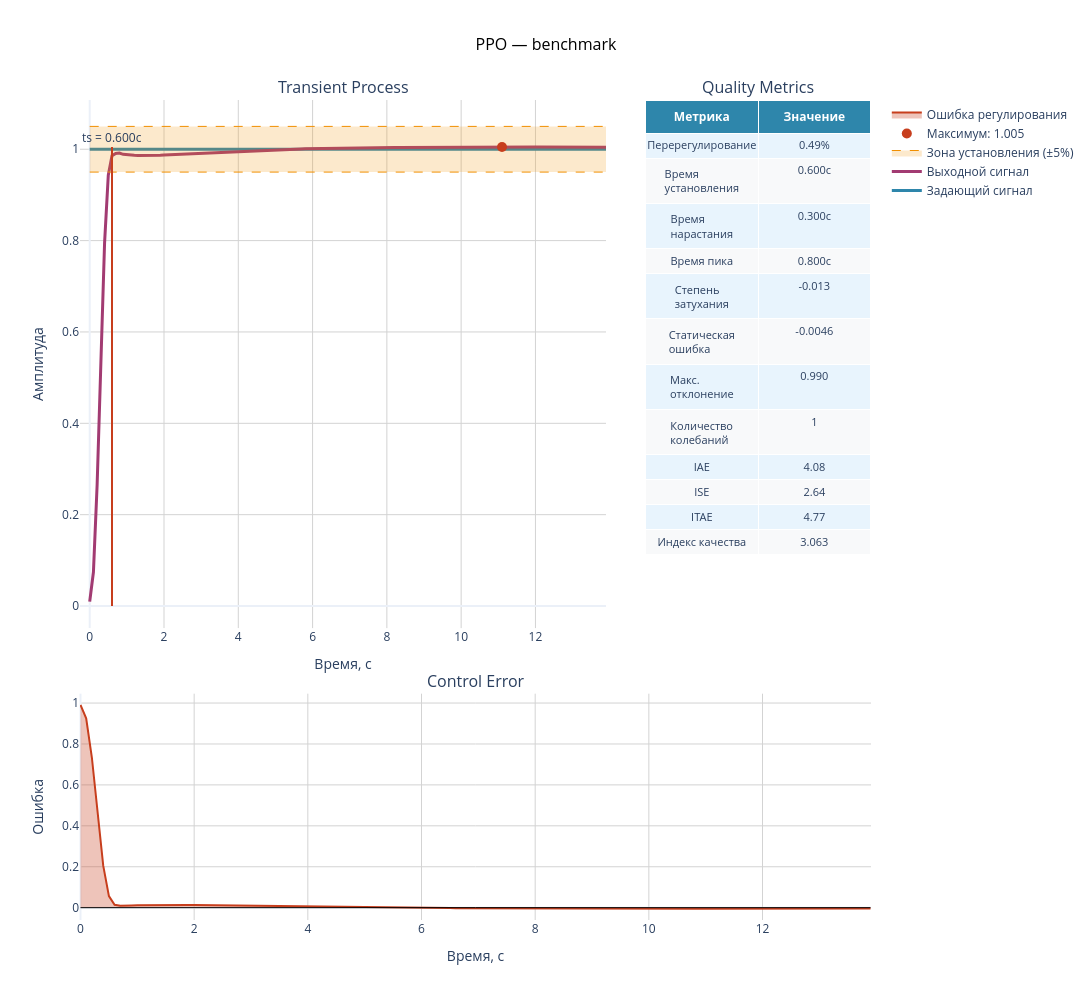

Source (notebook cell):
### Code cell
# Deterministic rollout + transient plot + benchmark
# Self-contained cell: includes all necessary imports and helpers

import numpy as np
import matplotlib.pyplot as plt

from tensoraerospace.envs.b747 import ImprovedB747Env
from tensoraerospace.signals.standart import unit_step
from tensoraerospace.benchmark import ControlBenchmark
from tensoraerospace.utils import convert_tp_to_sec_tp, generate_time_period

# --- Re-define evaluation parameters (in case cells were run out of order) ---
_dt = 0.1
_tp = generate_time_period(tn=20, dt=_dt)
_tps = convert_tp_to_sec_tp(_tp, dt=_dt)
_number_time_steps = len(_tp)
_init_state = np.array([0.0, 0.0, 0.0, 0.0], dtype=np.float32)


def _make_reference_signal(
    tp_sec: np.ndarray,
    kind: str,
    *,
    amplitude_deg: float = 1.0,
    step_time_sec: float = 5.0,
) -> np.ndarray:
    """Return reference signal shaped as (1, T) in radians."""
    tp_sec = np.asarray(tp_sec)
    if kind == "step":
        sig = unit_step(
            tp=tp_sec,
            degree=amplitude_deg,
            time_step=step_time_sec,
            output_rad=True,
        )
    else:
        raise ValueError(f"Unknown kind={kind!r}. Use 'step'.")
    return np.reshape(sig, [1, -1])


def run_step_episode(
    agent,
    *,
    amplitude_deg: float,
    step_time_sec: float,
    show_plots: bool = True,
    show_report: bool = True,
) -> dict:
    """Run deterministic evaluation episode and compute benchmark metrics.
    
    Args:
        agent: Trained PPO agent.
        amplitude_deg: Step amplitude in degrees.
        step_time_sec: Time when step occurs (seconds).
        show_plots: Whether to display matplotlib plots.
        show_report: Whether to print benchmark report.
    
    Returns:
        Dictionary with time, signals, and metrics.
    """
    ref = _make_reference_signal(
        _tps,
        "step",
        amplitude_deg=float(amplitude_deg),
        step_time_sec=float(step_time_sec),
    )

    eval_env = ImprovedB747Env(
        initial_state=_init_state,
        reference_signal=ref,
        number_time_steps=_number_time_steps,
        dt=_dt,
        initial_elevator_deg=0.0,
    )

    obs, _ = eval_env.reset()

    theta_rad_hist: list[float] = []
    ref_rad_hist: list[float] = []
    elev_deg_hist: list[float] = []

    terminated = False
    truncated = False
    while not (terminated or truncated):
        # agent.act returns (action_tensor, mean_action_np, log_prob_tensor)
        action_t, mean_action_np, _ = agent.act(obs, deterministic=True)
        # mean_action_np is numpy array of shape (action_dim,); extract scalar for step()
        action_scalar = float(np.asarray(mean_action_np).flatten()[0])
        obs, reward, terminated, truncated, info = eval_env.step(action_scalar)

        # Record state
        theta_rad_hist.append(float(eval_env.state[eval_env._idx_theta]))
        idx = int(np.clip(eval_env.current_step, 0, eval_env.reference_signal.shape[1] - 1))
        ref_rad_hist.append(float(eval_env.reference_signal[0, idx]))
        elev_deg_hist.append(float(eval_env.previous_action * eval_env.max_stabilizer_angle_deg))

    theta_rad = np.asarray(theta_rad_hist)
    ref_rad = np.asarray(ref_rad_hist)
    elev_deg = np.asarray(elev_deg_hist)

    t_eval = _tps[: len(theta_rad)]

    # Convert to degrees for plots and benchmark
    ref_deg = np.rad2deg(ref_rad)
    theta_deg = np.rad2deg(theta_rad)

    # Plots
    if show_plots:
        plt.figure(figsize=(15, 4))
        plt.plot(t_eval, ref_deg, label="ref (deg)", linewidth=2)
        plt.plot(t_eval, theta_deg, label="theta (deg)", linewidth=2)
        plt.grid(True)
        plt.legend()
        plt.title(f"PPO deterministic step response (amp={amplitude_deg:.2f} deg, t0={step_time_sec:.2f} s)")
        plt.xlabel("Time (s)")
        plt.ylabel("Pitch angle (deg)")
        plt.show()

        plt.figure(figsize=(15, 3))
        plt.plot(t_eval, elev_deg, label="elevator (deg)")
        plt.grid(True)
        plt.legend()
        plt.title("Control action")
        plt.xlabel("Time (s)")
        plt.ylabel("Elevator (deg)")
        plt.show()

    # Benchmark
    bench = ControlBenchmark()
    metrics = bench.becnchmarking_one_step(
        control_signal=ref_deg,
        system_signal=theta_deg,
        signal_val=0.0,
        dt=_dt,
    )

    if show_report:
        print("\nBenchmark metrics:")
        print(metrics)

        print(
            "\n"
            + bench.generate_report(
                control_signal=ref_deg,
                system_signal=theta_deg,
                signal_val=0.0,
                dt=_dt,
                system_name="PPO checkpoint",
            )
        )

        bench.plot(
            control_signal=ref_deg,
            system_signal=theta_deg,
            signal_val=0.0,
            dt=_dt,
            tps=t_eval,
            title="PPO — benchmark",
        )

    return {
        "t": t_eval,
        "ref_deg": ref_deg,
        "theta_deg": theta_deg,
        "elev_deg": elev_deg,
        "metrics": metrics,
    }


# --- Single chosen scenario (edit these to validate specific cases)
print("=" * 60)
print("Single scenario: amplitude=5.0 deg, step_time=5.0 s")
print("=" * 60)
agent_to_eval = agent_eval if "agent_eval" in globals() else agent
res = run_step_episode(agent_to_eval, amplitude_deg=1.0, step_time_sec=6.0)

# --- Optional: quick robustness check on multiple random (amp, step_time)
RUN_ROBUSTNESS_CHECK = True
N_CASES = 8

if RUN_ROBUSTNESS_CHECK:
    print("\n" + "=" * 60)
    print(f"Robustness check: {N_CASES} random scenarios")
    print("=" * 60)
    
    rng = np.random.default_rng(123)
    
    # Default ranges for robustness check (matches training config)
    amp_lo, amp_hi = (1.0, 1.0)
    st_lo, st_hi = (5.0, 5.0)

    rows = []
    for i in range(N_CASES):
        amp = float(rng.uniform(amp_lo, amp_hi))
        st = float(rng.uniform(st_lo, st_hi))
        print(f"\n--- Case {i+1}/{N_CASES}: amp={amp:.2f} deg, step_time={st:.2f} s ---")
        out = run_step_episode(agent_to_eval, amplitude_deg=amp, step_time_sec=st, show_plots=False, show_report=False)
        m = out["metrics"].copy()
        m.update({"amp_deg": amp, "step_time_s": st})
        rows.append(m)
        print(f"  overshoot={m['overshoot']:.2f}%, settling_time={m['settling_time']:.2f}s, static_error={m['static_error']:.4f}")

    # Summary table
    try:
        import pandas as pd

        df = pd.DataFrame(rows)
        print("\n" + "=" * 60)
        print("Summary Table")
        print("=" * 60)
        display(df[["amp_deg", "step_time_s", "overshoot", "settling_time", "static_error", "oscillation_count", "performance_index"]])
        print("\nStatistics:")
        display(df[["overshoot", "settling_time", "static_error", "oscillation_count", "performance_index"]].describe())
    except Exception as e:
        print(f"\nCould not create pandas table: {e}")
        print("\nRobustness metrics (first 3):")
        for r in rows[:3]:
            print(r)

### Figure 1 — Plotly figure (JSON) as saved in the notebook; plotly's stock layout.template omitted (floating-point values rounded to 4 significant figures; data arrays with more than 128 entries replaced by an {"elided": "..."} marker saying what was removed)
{"data": [{"hovertemplate": "Время: %{x:.3f}с<br>Амплитуда: %{y:.3f}<extra></extra>", "line": {"color": "#2E86AB", "width": 3}, "mode": "lines", "name": "Задающий сигнал", "type": "scatter", "x": {"elided": "140 float values"}, "xaxis": "x", "y": {"elided": "140 float values"}, "yaxis": "y"}, {"hovertemplate": "Время: %{x:.3f}с<br>Амплитуда: %{y:.3f}<extra></extra>", "line": {"color": "#A23B72", "width": 3}, "mode": "lines", "name": "Выходной сигнал", "type": "scatter", "x": {"elided": "140 float values"}, "xaxis": "x", "y": {"elided": "140 float values"}, "yaxis": "y"}, {"hovertemplate": "Время: %{x:.3f}с<br>Верхняя граница: %{y:.3f}<extra></extra>", "line": {"color": "#F18F01", "dash": "dash", "width": 1}, "mode": "lines", "name": "Верхняя граница (±5%)", "showlegend": false, "type": "scatter", "x": {"elided": "140 float values"}, "xaxis": "x", "y": {"elided": "140 float values"}, "yaxis": "y"}, {"fill": "tonexty", "fillcolor": "rgba(241, 143, 1, 0.2)", "hovertemplate": "Время: %{x:.3f}с<br>Нижняя граница: %{y:.3f}<extra></extra>", "line": {"color": "#F18F01", "dash": "dash", "width": 1}, "mode": "lines", "name": "Зона установления (±5%)", "type": "scatter", "x": {"elided": "140 float values"}, "xaxis": "x", "y": {"elided": "140 float values"}, "yaxis": "y"}, {"hovertemplate": "Максимум<br>Время: 11.100с<br>Значение: 1.005<br>Перерегулирование: 0.5%<extra></extra>", "marker": {"color": "#C73E1D", "size": 10, "symbol": "circle"}, "mode": "markers", "name": "Максимум: 1.005", "type": "scatter", "x": [11.1], "xaxis": "x", "y": [1.005], "yaxis": "y"}, {"cells": {"align": "center", "fill": {"color": [["#E8F4FD", "#F8F9FA", "#E8F4FD", "#F8F9FA", "#E8F4FD", "#F8F9FA", "#E8F4FD", "#F8F9FA", "#E8F4FD", "#F8F9FA", "#E8F4FD", "#F8F9FA", "#E8F4FD", "#F8F9FA", "#E8F4FD", "#F8F9FA", "#E8F4FD", "#F8F9FA", "#E8F4FD", "#F8F9FA", "#E8F4FD", "#F8F9FA", "#E8F4FD", "#F8F9FA"]]}, "font": {"size": 11}, "height": 25, "values": [["Перерегулирование", "Время установления", "Время нарастания", "Время пика", "Степень затухания", "Статическая ошибка", "Макс. отклонение", "Количество колебаний", "IAE", "ISE", "ITAE", "Индекс качества"], ["0.49%", "0.600с", "0.300с", "0.800с", "-0.013", "-0.0046", "0.990", "1", "4.08", "2.64", "4.77", "3.063"]]}, "domain": {"x": [0.715, 1], "y": [0.356, 1]}, "header": {"align": "center", "fill": {"color": "#2E86AB"}, "font": {"color": "white", "size": 12}, "values": ["<b>Метрика</b>", "<b>Значение</b>"]}, "type": "table"}, {"fill": "tozeroy", "fillcolor": "rgba(199, 62, 29, 0.3)", "hovertemplate": "Время: %{x:.3f}с<br>Ошибка: %{y:.3f}<extra></extra>", "line": {"color": "#C73E1D", "width": 2}, "mode": "lines", "name": "Ошибка регулирования", "type": "scatter", "x": {"elided": "140 float values"}, "xaxis": "x2", "y": {"elided": "140 float values"}, "yaxis": "y2"}], "layout": {"annotations": [{"font": {"size": 16}, "showarrow": false, "text": "Transient Process", "x": 0.3325, "xanchor": "center", "xref": "paper", "y": 1, "yanchor": "bottom", "yref": "paper"}, {"font": {"size": 16}, "showarrow": false, "text": "Quality Metrics", "x": 0.8575, "xanchor": "center", "xref": "paper", "y": 1, "yanchor": "bottom", "yref": "paper"}, {"font": {"size": 16}, "showarrow": false, "text": "Control Error", "x": 0.5, "xanchor": "center", "xref": "paper", "y": 0.276, "yanchor": "bottom", "yref": "paper"}, {"showarrow": false, "text": "ts = 0.600с", "x": 0.6, "xref": "x", "y": 1.005, "yref": "y", "yshift": 10}], "height": 1000, "legend": {"orientation": "v", "x": 1.02, "xanchor": "left", "y": 1, "yanchor": "top"}, "shapes": [{"line": {"color": "#C73E1D", "width": 2}, "type": "line", "x0": 0.6, "x1": 0.6, "xref": "x", "y0": 0, "y1": 1.005, "yref": "y"}, {"line": {"color": "black", "dash": "solid", "width": 1}, "type": "line", "x0": 0, "x1": 13.9, "xref": "x2", "y0": 0, "y1": 0, "yref": "y2"}], "showlegend": true, "title": {"font": {"color": "black", "size": 16}, "text": "PPO — benchmark", "x": 0.5}, "width": 1600, "xaxis": {"anchor": "y", "domain": [0, 0.665], "gridcolor": "lightgray", "gridwidth": 1, "showgrid": true, "title": {"text": "Время, с"}}, "xaxis2": {"anchor": "y2", "domain": [0, 1], "gridcolor": "lightgray", "gridwidth": 1, "showgrid": true, "title": {"text": "Время, с"}}, "yaxis": {"anchor": "x", "domain": [0.356, 1], "gridcolor": "lightgray", "gridwidth": 1, "showgrid": true, "title": {"text": "Амплитуда"}}, "yaxis2": {"anchor": "x2", "domain": [0, 0.276], "gridcolor": "lightgray", "gridwidth": 1, "showgrid": true, "title": {"text": "Ошибка"}}}}
